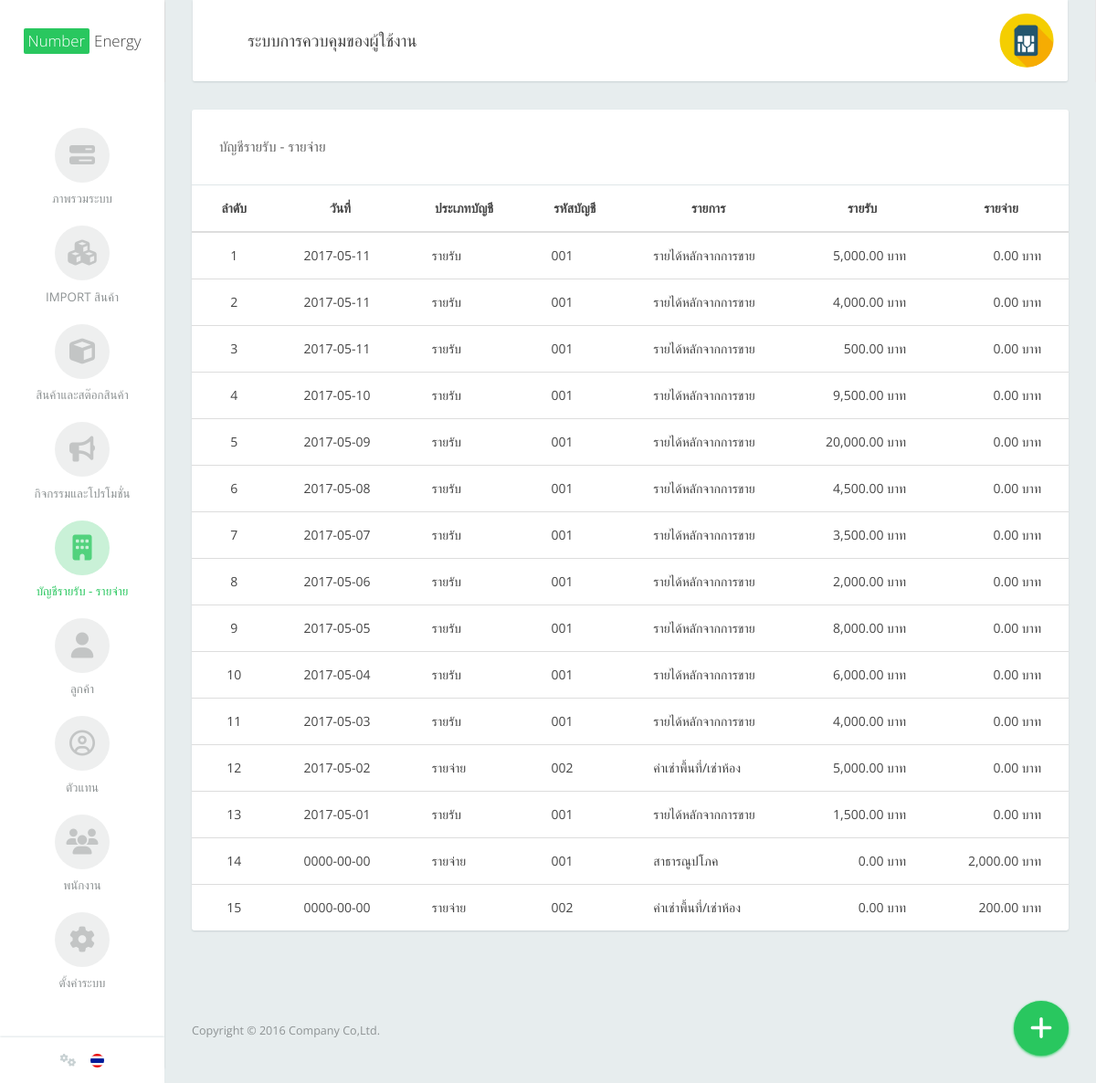
Page /index.php/admin/account_list (signed in) on the committed database.
### tables this page shows
CREATE TABLE `dmn_general_config` (
  `general_config_id` int(11) NOT NULL,
  `general_config_txt_top` varchar(100) NOT NULL,
  `general_config_txt_bot` varchar(100) NOT NULL,
  `general_config_pic` varchar(20) NOT NULL,
  `general_config_admin_pic` varchar(100) NOT NULL
);

CREATE TABLE `dmn_account` (
  `account_id` int(11) NOT NULL,
  `account_date` date NOT NULL,
  `account_type` int(11) NOT NULL,
  `account_category` int(11) NOT NULL,
  `account_detail` varchar(500) NOT NULL,
  `account_quantity` float NOT NULL
);

CREATE TABLE `dmn_account_type` (
  `account_type_id` int(11) NOT NULL,
  `account_type_name` varchar(50) NOT NULL
);

CREATE TABLE `dmn_account_category` (
  `account_category_id` int(11) NOT NULL,
  `account_category_type` int(11) NOT NULL,
  `account_category_code` varchar(10) NOT NULL,
  `account_category_list` varchar(300) NOT NULL
);

### application/controllers/Admin.php (called while the page is built, shortened)
<?php
class Admin extends CI_Controller {
	public function account_list()
	{
		$data['account'] = $this->Account_model->account_list();
		$data['page'] = "admin/account_list";
		$this->load->view('admin/theme',$data);
	}
}

### index.php (called while the page is built, shortened)
<?php
require_once BASEPATH.'core/CodeIgniter.php';

### application/models/Homepage_model.php (called while the page is built, shortened)
<?php
class Homepage_model extends CI_Model {
	public function General_config()
	{
		$data = $this->db->get('dmn_general_config')->result_array();
		return $data;
	}
}

### application/models/Account_model.php (called while the page is built, shortened)
<?php
class Account_model extends CI_Model {
	public function account_list()
	{
		$this->db->order_by('dmn_account.account_date','desc');
		$this->db->join('dmn_account_category','dmn_account_category.account_category_id = dmn_account.account_category');
		$this->db->join('dmn_account_type','dmn_account_type.account_type_id = dmn_account_category.account_category_type');
		$query = $this->db->get('dmn_account');
		return $query->result_array();
	}
}

### application/views/admin/account_list.php (the view)
<div class="col-xs-12">
  <div class="card">
    <div class="card-header"> บัญชีรายรับ - รายจ่าย </div>
    <div class="card-body no-padding">
      <table class="datatable table table-hover primary" cellspacing="0" width="100%">
        <thead>
          <tr>
            <th><div align="center">ลำดับ</div></th>
            <th><div align="center">วันที่</div></th>
            <th><div align="center">ประเภทบัญชี</div></th>
            <th><div align="center">รหัสบัญชี</div></th>
            <th><div align="center">รายการ</div></th>
            <th><div align="center">รายรับ</div></th>
            <th><div align="center">รายจ่าย</div></th>
          </tr>
        </thead>
        <tbody>
        	<?php $i = 1 ?>
          <?php foreach($account as $account){ ?>
          <?php
          		if($account['account_type']==1){
					$quantity1 = $account['account_quantity'];
					$quantity2 = 0;
				}else{
					$quantity1 = 0;
					$quantity2 = $account['account_quantity'];
				}
		  ?>
          <tr style="cursor: pointer;" onclick="document.location = '<?php echo site_url('Admin/account_detail')?>/<?php echo $account['account_id']?>';">
            <td align="center"><?php echo $i ?></td>
            <td><?php echo $account['account_date']?></td>
            <td><?php echo $account['account_type_name']?></td>
            <td><?php echo $account['account_category_code']?></td>
            <td><?php echo $account['account_category_list']?></td>
            <td align="right"><?php echo number_format($quantity1,2) ?> บาท</td>
            <td align="right"><?php echo number_format($quantity2,2) ?> บาท</td>
          </tr>
          <?php $i++ ?>
          <?php } ?>
        </tbody>
      </table>
    </div>
  </div>
</div>
<div class="btn-floating" id="help-actions">
  <div class="btn-bg"></div>
  <a href="<?php echo site_url('Admin/account_insert')?>">
  <button type="button" class="btn btn-default btn-toggle" data-toggle="toggle" data-target="#help-actions"> <i class="icon fa fa-plus"></i> <span class="help-text">Shortcut</span> </button>
  </a>
</div>

### application/views/admin/theme.php (shortened to what this page needs)
<!DOCTYPE html>
<html>
<head>
  <link rel="stylesheet" type="text/css" href="<?php echo base_url()?>theme/assets/css/vendor.css">
  <link rel="stylesheet" type="text/css" href="<?php echo base_url()?>theme/assets/css/flat-admin.css">
  <link rel="stylesheet" type="text/css" href="<?php echo base_url()?>theme/font-awesome/css/font-awesome.min.css">
  <link rel="stylesheet" type="text/css" href="<?php echo base_url()?>theme/assets/css/theme/blue-sky.css">
  <link rel="stylesheet" type="text/css" href="<?php echo base_url()?>theme/assets/css/theme/blue.css">
  <link rel="stylesheet" type="text/css" href="<?php echo base_url()?>theme/assets/css/theme/red.css">
  <link rel="stylesheet" type="text/css" href="<?php echo base_url()?>theme/assets/css/theme/yellow.css">
  <link rel="stylesheet" href="<?php echo base_url()?>theme/js/jQueryCalendarThai/SpecialDateSheet.css" />
  <link rel="stylesheet" href="<?php echo base_url()?>theme/js/jQueryCalendarThai/jquery-ui-1.11.4.custom.css" />
  <link rel="stylesheet" href="http://fontawesome.io/assets/font-awesome/css/font-awesome.css">
</head>
<?php
  $Config = $this->Homepage_model->General_config();
 ?>
<body>
  <div class="app app-default">
<aside class="app-sidebar" id="sidebar">
  <div class="sidebar-header">
    <a class="sidebar-brand" href="#"><span class="highlight">Number</span> Energy</a>
  </div>
  <div class="sidebar-menu">
    <ul class="sidebar-nav">
      <li <?php if($this->uri->segment(2)=="index"){ ?>class="active"<?php } ?>>
        <a href="<?php echo site_url('Admin/index')?>">
          <div class="icon">
            <i class="fa fa-tasks" aria-hidden="true"></i>
          </div>
          <div class="title">ภาพรวมระบบ</div>
        </a>
      </li>
      <li <?php if($this->uri->segment(2)=="product_import"){ ?>class="active"<?php } ?>>
        <a href="<?php echo site_url('Admin/product_import')?>">
          <div class="icon">
            <i class="fa fa-cubes" aria-hidden="true"></i>
          </div>
          <div class="title">Import สินค้า</div>
        </a>
      </li>
      <li <?php if($this->uri->segment(2)=="product_list"||$this->uri->segment(2)=="product_insert"||$this->uri->segment(2)=="product_update"||$this->uri->segment(2)=="product_detail"){ ?>class="active"<?php } ?>>
        <a href="<?php echo site_url('Admin/product_list')?>">
          <div class="icon">
            <i class="fa fa-cube" aria-hidden="true"></i>
          </div>
          <div class="title">สินค้าและสต๊อกสินค้า</div>
        </a>
      </li>
      <li <?php if($this->uri->segment(2)=="actipromo_list"||$this->uri->segment(2)=="actipromo_insert"||$this->uri->segment(2)=="actipromo_update"){ ?>class="active"<?php } ?>>
        <a href="<?php echo site_url('Admin/actipromo_list')?>">
          <div class="icon">
            <i class="fa fa-bullhorn" aria-hidden="true"></i>
          </div>
          <div class="title">กิจกรรมและโปรโมชั่น</div>
        </a>
      </li>
      <li <?php if($this->uri->segment(2)=="account_list"||$this->uri->segment(2)=="account_insert"||$this->uri->segment(2)=="account_detail"){ ?>class="active"<?php } ?>>
        <a href="<?php echo site_url('Admin/account_list')?>">
          <div class="icon">
            <i class="fa fa-building" aria-hidden="true"></i>
          </div>
          <div class="title">บัญชีรายรับ - รายจ่าย</div>
        </a>
      </li>
      <li <?php if($this->uri->segment(2)=="customer_list"||$this->uri->segment(2)=="customer_insert"||$this->uri->segment(2)=="customer_update"){ ?>class="active"<?php } ?>>
        <a href="<?php echo site_url('Admin/customer_list')?>">
          <div class="icon">
            <i class="fa fa-user" aria-hidden="true"></i>
          </div>
          <div class="title">ลูกค้า</div>
        </a>
      </li>
      <li <?php if($this->uri->segment(2)=="agent_list"||$this->uri->segment(2)=="agent_insert"||$this->uri->segment(2)=="agent_update"){ ?>class="active"<?php } ?>>
        <a href="<?php echo site_url('Admin/agent_list')?>">
          <div class="icon">
            <i class="fa fa-user-circle-o" aria-hidden="true"></i>
          </div>
          <div class="title">ตัวแทน</div>
        </a>
      </li>
      <li <?php if($this->uri->segment(2)=="employees_list"||$this->uri->segment(2)=="employees_insert"||$this->uri->segment(2)=="employees_update"){ ?>class="active"<?php } ?>>
        <a href="<?php echo site_url('Admin/employees_list')?>">
          <div class="icon">
            <i class="fa fa-users" aria-hidden="true"></i>
          </div>
          <div class="title">พนักงาน</div>
        </a>
      </li>
      <li class="dropdown <?php if($this->uri->segment(2)=="account_category_list"||$this->uri->segment(2)=="account_category_insert"||$this->uri->segment(2)=="account_category_update"||$this->uri->segment(2)=="mobile_network_list"||$this->uri->segment(2)=="mobile_network_insert"||$this->uri->segment(2)=="mobile_network_update"){ ?>active<?php } ?>">
        <a href="#" class="dropdown-toggle" data-toggle="dropdown">
          <div class="icon">
            <i class="fa fa-cog" aria-hidden="true"></i>
          </div>
          <div class="title">ตั้งค่าระบบ</div>
        </a>
      </li>
    </ul>
  </div>
  <div class="sidebar-footer">
    <ul class="menu">
      <li>
        <a href="/" class="dropdown-toggle" data-toggle="dropdown">
          <i class="fa fa-cogs" aria-hidden="true"></i>
        </a>
      </li>
      <li><a href="#"><span class="flag-icon flag-icon-th flag-icon-squared"></span></a></li>
    </ul>
  </div>
</aside>
<div class="app-container">
  <nav class="navbar navbar-default" id="navbar">
  <div class="container-fluid">
    <div class="navbar-collapse collapse in">
      <ul class="nav navbar-nav navbar-left">
        <li class="navbar-title">ระบบการควบคุมของผู้ใช้งาน</li>
      </ul>
      <ul class="nav navbar-nav navbar-right">
        <li class="dropdown profile">
          <a href="/html/pages/profile.html" class="dropdown-toggle"  data-toggle="dropdown">
            <img class="profile-img" src="<?php echo base_url('theme/assets/images/'.$Config[0]['general_config_admin_pic'])?>">
          </a>
        </li>
      </ul>
    </div>
  </div>
</nav>
  <div class="row" style="height:1000px;">
<?php $this->load->view($page)?>
</div>
  <footer class="app-footer">
  <div class="row">
    <div class="col-xs-12">
      <div class="footer-copyright">
        Copyright © 2016 Company Co,Ltd.
      </div>
    </div>
  </div>
</footer>
</div>
  </div>
</body>
</html>

### rows in the picture
dmn_general_config: general_config_admin_pic (picture)
dmn_account: account_date "2017-05-11", dmn_account_type.account_type_name "รายรับ", dmn_account_category.account_category_code "001", dmn_account_category.account_category_list "รายได้หลักจากการขาย", account_quantity "5,000.00", account_type "0.00"
dmn_account: account_date "2017-05-11", dmn_account_type.account_type_name "รายรับ", dmn_account_category.account_category_code "001", dmn_account_category.account_category_list "รายได้หลักจากการขาย", account_quantity "4,000.00", account_type "0.00"
dmn_account: account_date "2017-05-11", dmn_account_type.account_type_name "รายรับ", dmn_account_category.account_category_code "001", dmn_account_category.account_category_list "รายได้หลักจากการขาย", account_quantity "500.00", account_type "0.00"
dmn_account: account_date "2017-05-10", dmn_account_type.account_type_name "รายรับ", dmn_account_category.account_category_code "001", dmn_account_category.account_category_list "รายได้หลักจากการขาย", account_quantity "9,500.00", account_type "0.00"
dmn_account: account_date "2017-05-09", dmn_account_type.account_type_name "รายรับ", dmn_account_category.account_category_code "001", dmn_account_category.account_category_list "รายได้หลักจากการขาย", account_quantity "20,000.00", account_type "0.00"
dmn_account: account_date "2017-05-08", dmn_account_type.account_type_name "รายรับ", dmn_account_category.account_category_code "001", dmn_account_category.account_category_list "รายได้หลักจากการขาย", account_quantity "4,500.00", account_type "0.00"
dmn_account: account_date "2017-05-07", dmn_account_type.account_type_name "รายรับ", dmn_account_category.account_category_code "001", dmn_account_category.account_category_list "รายได้หลักจากการขาย", account_quantity "3,500.00", account_type "0.00"
dmn_account: account_date "2017-05-06", dmn_account_type.account_type_name "รายรับ", dmn_account_category.account_category_code "001", dmn_account_category.account_category_list "รายได้หลักจากการขาย", account_quantity "2,000.00", account_type "0.00"
dmn_account: account_date "2017-05-05", dmn_account_type.account_type_name "รายรับ", dmn_account_category.account_category_code "001", dmn_account_category.account_category_list "รายได้หลักจากการขาย", account_quantity "8,000.00", account_type "0.00"
dmn_account: account_date "2017-05-04", dmn_account_type.account_type_name "รายรับ", dmn_account_category.account_category_code "001", dmn_account_category.account_category_list "รายได้หลักจากการขาย", account_quantity "6,000.00", account_type "0.00"
dmn_account: account_date "2017-05-03", dmn_account_type.account_type_name "รายรับ", dmn_account_category.account_category_code "001", dmn_account_category.account_category_list "รายได้หลักจากการขาย", account_quantity "4,000.00", account_type "0.00"
dmn_account: account_date "2017-05-02", dmn_account_type.account_type_name "รายจ่าย", dmn_account_category.account_category_code "002", dmn_account_category.account_category_list "ค่าเช่าพื้นที่/เช่าห้อง", account_quantity "5,000.00", account_type "0.00"
dmn_account: account_date "2017-05-01", dmn_account_type.account_type_name "รายรับ", dmn_account_category.account_category_code "001", dmn_account_category.account_category_list "รายได้หลักจากการขาย", account_quantity "1,500.00", account_type "0.00"
dmn_account: account_date "0000-00-00", dmn_account_type.account_type_name "รายจ่าย", dmn_account_category.account_category_code "001", dmn_account_category.account_category_list "สาธารณูปโภค", account_type "0.00", account_quantity "2,000.00"
dmn_account: account_date "0000-00-00", dmn_account_type.account_type_name "รายจ่าย", dmn_account_category.account_category_code "002", dmn_account_category.account_category_list "ค่าเช่าพื้นที่/เช่าห้อง", account_type "0.00", account_quantity "200.00"
